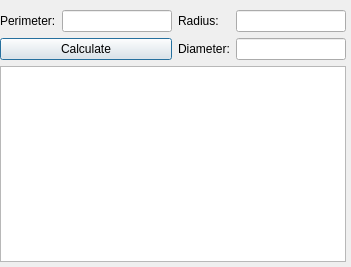
<?xml version="1.0" encoding="UTF-8"?>
<ui version="4.0">
 <class>circlePerimeter</class>
 <widget class="QDialog" name="circlePerimeter">
  <property name="geometry">
   <rect>
    <x>0</x>
    <y>0</y>
    <width>351</width>
    <height>267</height>
   </rect>
  </property>
  <property name="windowTitle">
   <string>Circle Formula: Perimeter</string>
  </property>
  <widget class="QWidget" name="layoutWidget">
   <property name="geometry">
    <rect>
     <x>0</x>
     <y>10</y>
     <width>346</width>
     <height>252</height>
    </rect>
   </property>
   <layout class="QVBoxLayout" name="verticalLayout">
    <item>
     <layout class="QGridLayout" name="gridLayout">
      <item row="0" column="0">
       <widget class="QLabel" name="label">
        <property name="text">
         <string>Perimeter:</string>
        </property>
       </widget>
      </item>
      <item row="0" column="1">
       <widget class="QLineEdit" name="lineEdit"/>
      </item>
      <item row="0" column="2">
       <widget class="QLabel" name="label_2">
        <property name="text">
         <string>Radius:</string>
        </property>
       </widget>
      </item>
      <item row="0" column="3">
       <widget class="QLineEdit" name="lineEdit_2"/>
      </item>
      <item row="1" column="0" colspan="2">
       <widget class="QPushButton" name="pushButton">
        <property name="text">
         <string>Calculate</string>
        </property>
       </widget>
      </item>
      <item row="1" column="2">
       <widget class="QLabel" name="label_3">
        <property name="text">
         <string>Diameter:</string>
        </property>
       </widget>
      </item>
      <item row="1" column="3">
       <widget class="QLineEdit" name="lineEdit_3"/>
      </item>
     </layout>
    </item>
    <item>
     <widget class="QPlainTextEdit" name="plainTextEdit"/>
    </item>
   </layout>
  </widget>
 </widget>
 <resources/>
 <connections/>
</ui>
